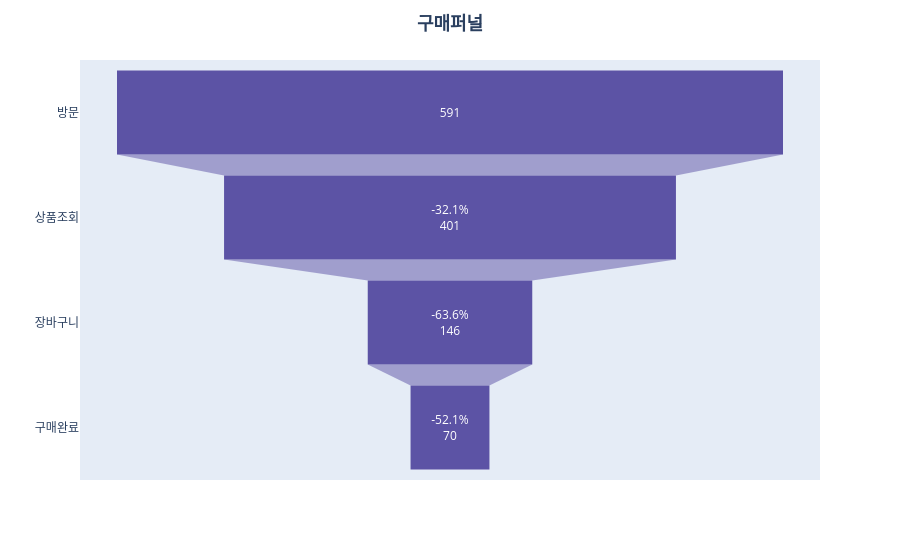

The code cell stored with this chart in its notebook:
### Code cell
fig = px.funnel(
    x=stage_counts.values,
    y=['방문', '상품조회', '장바구니', '구매완료'], 
        color_discrete_sequence= px.colors.sequential.Sunset_r

)

# 이탈률 데이터 레이블 만들기
counts = stage_counts.values
labels = ['']
for i in range(1, len(counts)):
    churn_rate = (1 - counts[i] / counts[i-1]) * 100
    labels.append(f'-{churn_rate:.1f}%')

fig.update_traces(text=labels, textposition='inside')
fig.update_layout(yaxis_title=None, 
                  title = {'text': '구매퍼널', 
                           'x': 0.5, 
                           'font' : {'size' : 18, 'weight' : 'bold'}})

fig.show()

### Figure 1 — Plotly figure (JSON) as saved in the notebook; plotly's stock layout.template omitted (floating-point values rounded to 4 significant figures)
{"data": [{"hovertemplate": "x=%{x}<br>y=%{y}<extra></extra>", "legendgroup": "", "marker": {"color": "rgb(92, 83, 165)"}, "name": "", "orientation": "h", "showlegend": false, "text": ["", "-32.1%", "-63.6%", "-52.1%"], "textposition": "inside", "type": "funnel", "x": [591, 401, 146, 70], "xaxis": "x", "y": ["방문", "상품조회", "장바구니", "구매완료"], "yaxis": "y"}], "layout": {"legend": {"tracegroupgap": 0}, "margin": {"t": 60}, "title": {"font": {"size": 18, "weight": "bold"}, "text": "구매퍼널", "x": 0.5}, "xaxis": {"anchor": "y", "domain": [0, 1], "title": {"text": "x"}}, "yaxis": {"anchor": "x", "domain": [0, 1], "title": {}}}}
